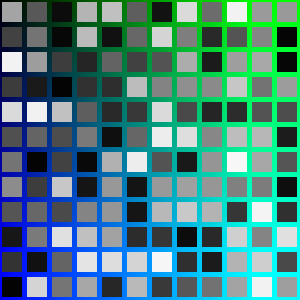
Frame 1 (no input)
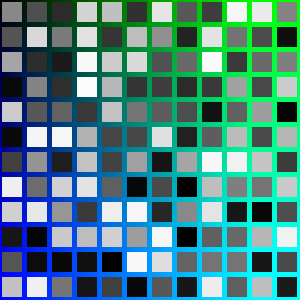
Frame 60 (the mouse pressed at the canvas centre just before this capture)
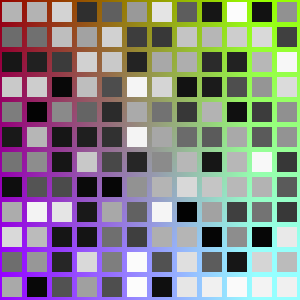
Frame 120 (the mouse held since frame 60 and released just before this capture)

The Processing sketch that drew these frames (run headless with seeded random() and noise(); from frame 60 on, the mouse is pressed at the canvas centre):

// Processing sketch: processing_176469
// ── processing_176469.pde

void setup(){
size(300,300);
noStroke();
rectMode(CORNER);
}
color c;
void draw(){
  for(int m=0;m<=300;m++){
for(int l=0;l<=300;l++){
c=color(mouseX,m,l);
set(m,l,c);
}
}
for(int a=0;a<300;a+=25){
for(int b=0;b<300;b+=25){
//c= color(300-mouseX,a,b);
c=c+2;
fill(random(255));
rect(a+2,b+2,20,20);
}
}
}
